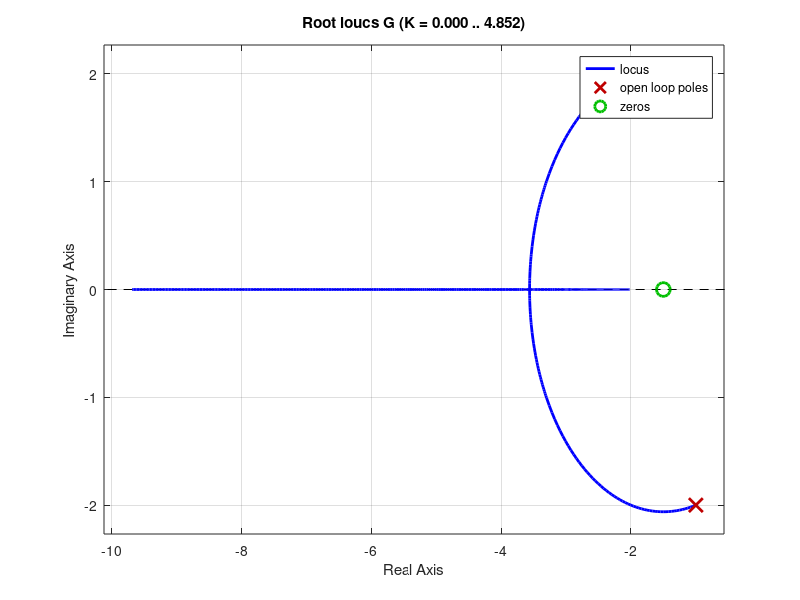

Write the MATLAB code that produced this figure. (Note: this script raises an error after producing the figure.)
%% Práctica 8.1 · El lugar de las raíces
% Fundamentos de Control · GIERM (UMA) · curso 2025-26
% Soluciones de las tareas de la práctica (código extraído del Live Script).

%% Tarea 1
% El lugar de las raíces, ¿tendrá componente imaginaria?
% Usa rlocus para verificar visualmente tus respuestas.
%tiene dos ramas
%Sí, una de ellas porque no hay un polo que no tiene un cero al que tender
G= tf([2 3],[1 2 5]);
pole(G)
zero(G)

%no la va a tener porque las raíces tienen parte real negativa
%sí la tiene, puesto que los polos tienen componente imaginaria
rlocus(G)
grid on
disp(polos);
disp('Ceros del sistema:');
disp(ceros);

%% Tarea 2
% El lugar de las raíces, ¿tendrá componente imaginaria?
% Usa rlocus para verificar visualmente tus respuestas.
%Va a tener dos ramas
%si, uno de los polos irá al infinito
%sí va a tener puesto que hay un polo positivo
% no la va a tener
s=tf('s');
G=(s+1)/((s+1)*(s-1));
pole(G)
zero(G)
rlocus(G)

%% Tarea 3
% El lugar de las raíces, ¿tendrá componente imaginaria?
% Usa rlocus para verificar visualmente tus respuestas.
%va a tener 3 ramas
%ninguna va al infinito porque hay tres polos y tres ceros
%no, todos están en el izquierdo
%si, porque va a haber puntos de ruptura para que cada polo llegue a un
%cero
s=tf('s');
G=((s+7)*(s+5)*(s+2))/((s+4)*(s+3)*(s+1))
pole(G)
zero(G)
rlocus(G)

%% Tarea 4
% Tarea 4: Obtener los polos del lugar de las raíces que se corresponden con una ganancia K que
% toma valores en el rango K=[ 1,20] con incrementos de 2 para el siguiente sistema:
% G_4 (s)=frac{(s-4)(s-2)}{(s-1)(s-3)}
K=(1:2:20);
s=tf('s');
G=((s-4)*(s-2))/((s-1)*(s-3));
rlocus(G,K)

%% Tarea 5
% G_5 (s)=frac{2s+5}{s^2 +3s+4}
% Obtener cual sería la posición del polo, el coeficiente de amortiguamiento y la sobreoscilación
% para una ganancía K=2. Comprueba visualmente que dichos resultados concuerdan con la respuesta
% del sistema ante una entrada escalón unitario. ¿Qué sucede?
G5=tf([4 10],[1 3 4]);
%la posición sería -3, su coeficiente de amortiguamiento es 1 y la
%sobreoscilación 0
step(G5)
